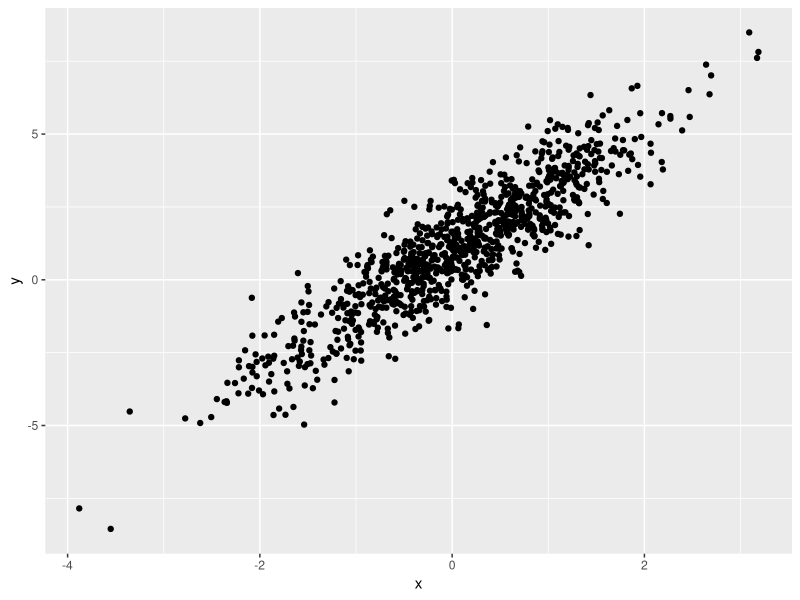

The R script that drew this image:
## ---- chunk 1
library(tidyverse)
library(knitr)
## ---- chunk 2
plot_df = 
  tibble(
    x= rnorm(n=1000),
    y = 1+2*x +rnorm(n=1000)
  )
ggplot(plot_df,aes(x=x,y=y))+geom_point()
